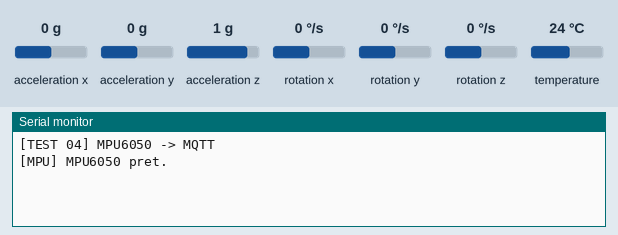
Bench run of a sketch on a simulated ESP32. Parts: the last lines printed to the serial monitor. The inputs (shaded band) are chosen by the test bench; at power-on: acceleration x 0 g, acceleration y 0 g, acceleration z 1 g, rotation x 0 °/s, rotation y 0 °/s, rotation z 0 °/s, temperature 24 °C. WiFi joins after 1.5 s; servers stay silent unless stated; no MQTT or app messages arrive unless stated; not simulated (calls return 0 or success): secrets.h; names the files do not define were given values by the test bench: MQTT_PORT = 1883.

Above: at 1.7 s.
1.8 s: acceleration x set to -1.4 g
At 2.9 s:
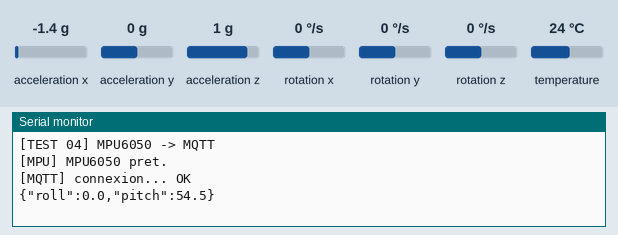
3.5 s: acceleration y set to -1.4 g
At 4.7 s:
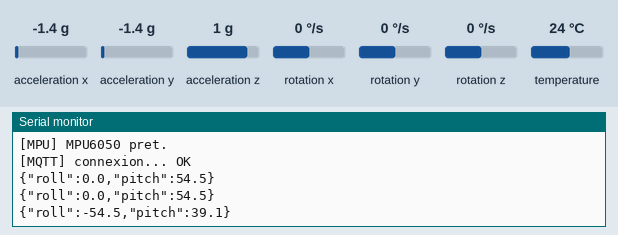
5.0 s: acceleration z set to -1.4 g
At 5.5 s:
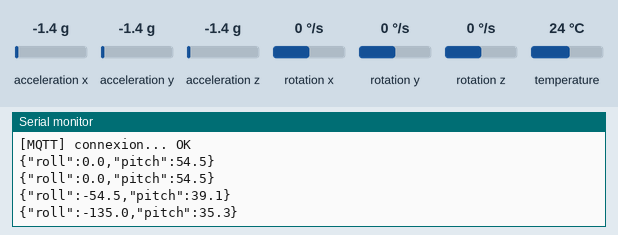
Timing chart, 0 to 8.0 s (numbered marks = the images above; inputs shaded):
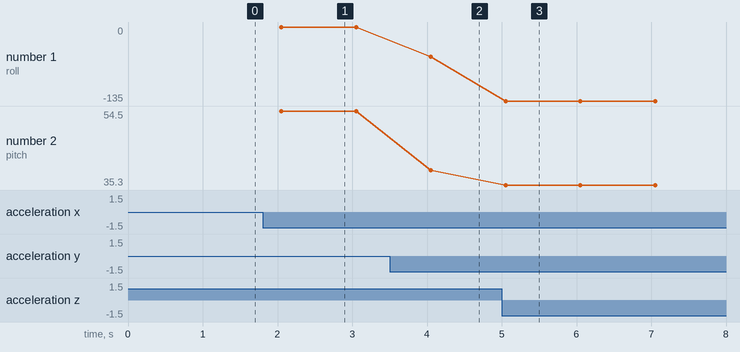

The sketch:

test_04_mpu_mqtt.ino
```cpp
// Test 04 : le MPU6050 publie son inclinaison brute sur MQTT, une fois par seconde.
// Aucun étalonnage, aucune alarme : on veut seulement voir les valeurs arriver au broker.
//
// Sujet : rover/rover-01/imu   exemple : {"roll":-1.2,"pitch":0.8}
// Si le capteur ne répond pas : {"imu":"error"} (jamais de faux zéros).
//
// Branchement : MPU6050 SDA -> GPIO 21, SCL -> GPIO 22, VCC -> 3,3 V, GND -> GND.
// Moniteur série : 115200 bauds.
#include <WiFi.h>
#include <PubSubClient.h>
#include <Wire.h>
#include <Adafruit_MPU6050.h>
#include <Adafruit_Sensor.h>
#include "secrets.h"

const int PIN_SDA = 21;
const int PIN_SCL = 22;
const char *TOPIC_IMU = "rover/rover-01/imu";
const unsigned long PERIODE_MS = 1000;

WiFiClient reseau;
PubSubClient mqtt(reseau);
Adafruit_MPU6050 mpu;
bool mpuOk = false;
unsigned long tPublication = 0;
unsigned long tTentativeMqtt = 0;

void connecterMqtt() {
  if (WiFi.status() != WL_CONNECTED || mqtt.connected()) return;
  if (tTentativeMqtt != 0 && millis() - tTentativeMqtt < 2000) return;
  tTentativeMqtt = millis();
  Serial.print("[MQTT] connexion... ");
  if (mqtt.connect("rover-01-imu", MQTT_USER, MQTT_PASS)) {
    Serial.println("OK");
  } else {
    Serial.printf("echec, code %d\n", mqtt.state());   // 4 ou 5 : identifiants refusés
  }
}

void publierInclinaison() {
  char message[80];
  sensors_event_t a, g, t;
  // getEvent renvoie false si la lecture échoue
  if (mpuOk && mpu.getEvent(&a, &g, &t)) {
    float roulis  = atan2(a.acceleration.y, a.acceleration.z) * 180 / PI;
    float tangage = atan2(-a.acceleration.x,
                          sqrt(a.acceleration.y * a.acceleration.y +
                               a.acceleration.z * a.acceleration.z)) * 180 / PI;
    snprintf(message, sizeof(message), "{\"roll\":%.1f,\"pitch\":%.1f}", roulis, tangage);
  } else {
    snprintf(message, sizeof(message), "{\"imu\":\"error\"}");
  }
  Serial.println(message);
  mqtt.publish(TOPIC_IMU, message);
}

void setup() {
  Serial.begin(115200);
  delay(500);
  Serial.println("\n[TEST 04] MPU6050 -> MQTT");

  Wire.begin(PIN_SDA, PIN_SCL);
  mpuOk = mpu.begin();
  if (mpuOk) {
    mpu.setAccelerometerRange(MPU6050_RANGE_2_G);
    Serial.println("[MPU] MPU6050 pret.");
  } else {
    Serial.println("[MPU] MPU6050 introuvable : verifiez SDA, SCL, 3,3 V et GND.");
  }

  WiFi.mode(WIFI_STA);
  WiFi.begin(WIFI_SSID, WIFI_PASSWORD);
  mqtt.setServer(MQTT_HOST, MQTT_PORT);
}

void loop() {
  connecterMqtt();
  mqtt.loop();

  if (mqtt.connected() && millis() - tPublication >= PERIODE_MS) {
    tPublication = millis();
    publierInclinaison();
  }
}
```

Measured:
- after the input at 1.8 s, the serial monitor: prints a new line after 0.25 s (image 1)
- after the input at 3.5 s, the serial monitor: prints a new line after 0.55 s (image 2)
- after the input at 5.0 s, the serial monitor: prints a new line after 0.05 s (image 3)
- plotted number 1: 0 → -54.5 after the input at 3.5 s, -54.5 → -135 after the input at 5.0 s
- plotted number 2: 54.5 → 39.1 after the input at 3.5 s, 39.1 → 35.3 after the input at 5.0 s
